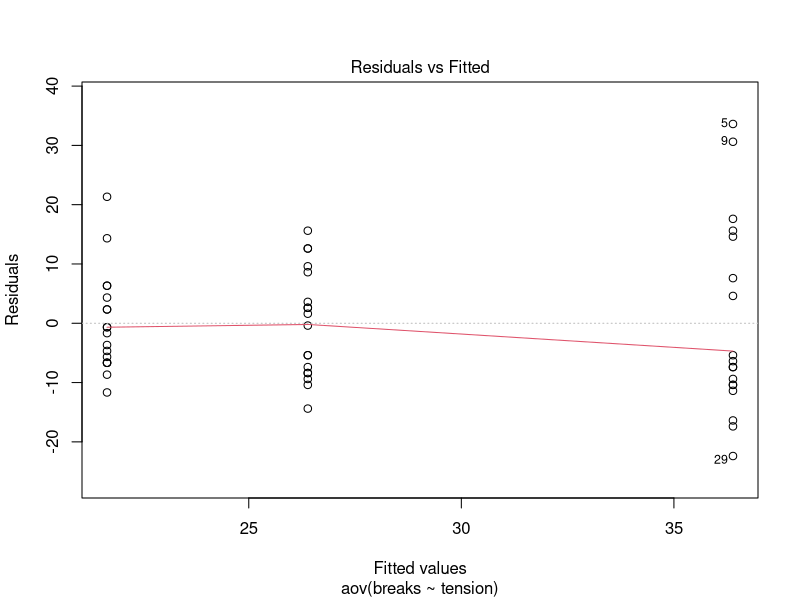

Generate this figure with R:
# ANOVA de um fator
# Estatística e Ciência de Dados — ICTIN/UFLA
# Exemplo reproduzível com dados de R ou dos pacotes indicados.

ajuste <- aov(breaks ~ tension, data = warpbreaks)
print(summary(ajuste))
print(TukeyHSD(ajuste, conf.level = 0.95))
plot(ajuste, which = 1)
